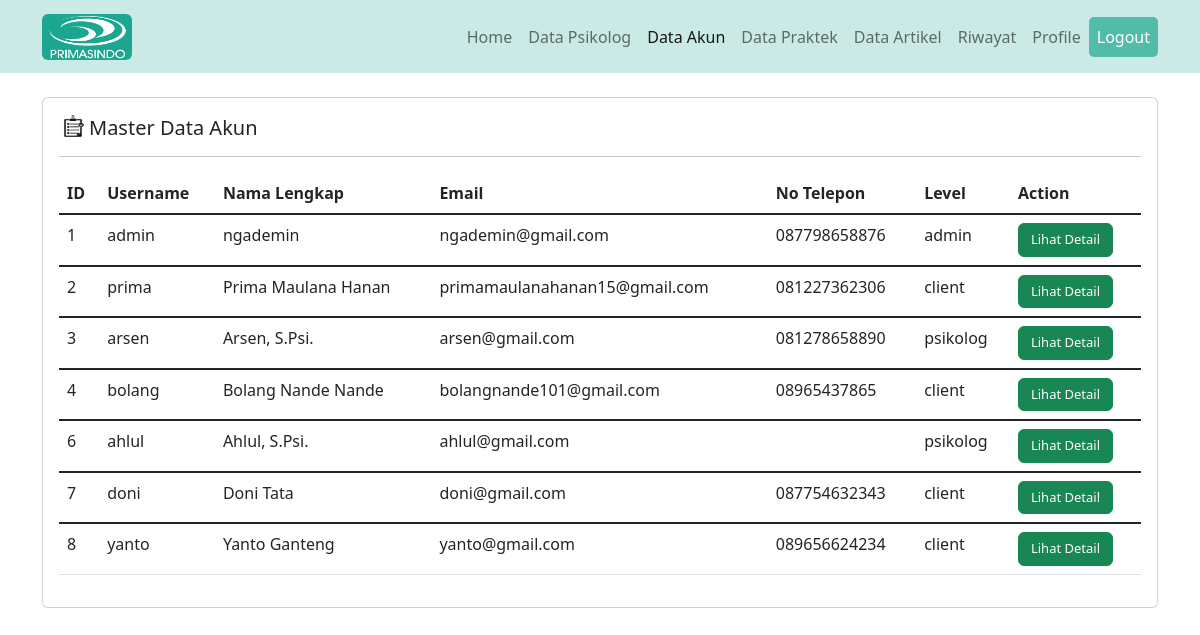
The page /akun/data_akun.php (signed in) on the database its author committed.
### tables this page shows
CREATE TABLE `user` (
  `id_user` int(11) NOT NULL,
  `username` varchar(50) NOT NULL,
  `password` varchar(20) NOT NULL,
  `nama_lengkap` varchar(50) NOT NULL,
  `email` varchar(50) NOT NULL,
  `no_telp` varchar(20) NOT NULL,
  `tanggal_lahir` date NOT NULL,
  `umur` varchar(5) NOT NULL,
  `pekerjaan` varchar(30) NOT NULL,
  `jenis_kelamin` varchar(20) NOT NULL,
  `alamat` varchar(255) NOT NULL,
  `level` varchar(10) NOT NULL
);

### akun/data_akun.php (the view, shortened to what this page needs)
<!DOCTYPE html>
<html lang="en">
<head>
    <link href="https://cdn.jsdelivr.net/npm/bootstrap@5.2.3/dist/css/bootstrap.min.css" rel="stylesheet">
    <link rel="stylesheet" href="https://cdn.jsdelivr.net/npm/bootstrap-icons@1.10.1/font/bootstrap-icons.css">
</head>
<body>
    <nav class="navbar navbar-expand-lg sticky-top" style="background-color: #CBEAE5;">
        <div class="container">
            <a href="" class="navbar-brand">
                <img src="../gambar/logo_page-0001.jpg" alt="" width="90" class="d-inline-block align-text-top rounded">
            </a>
            <div class="collapse navbar-collapse" id="navbarText">
                <ul class="navbar-nav">
                    <li class="nav-item">
                        <a class="nav-link" aria-current="page" href="../index.php">Home</a>
                    </li>
                    <?php
                    if ($_SESSION['level'] == "client") {
                    ?>
                        <li class="nav-item">
                            <a class="nav-link " href="../layanan/layanan.php">Layanan</a>
                        </li>
                        <li class="nav-item">
                            <a class="nav-link" href="../tentang/tentang.php">Tentang</a>
                        </li>
                        <li class="nav-item">
                            <a class="nav-link" href="../artikel/artikel.php">Artikel</a>
                        </li>
                        <li class="nav-item">
                            <a class="nav-link" href="../psikolog/daftar_psikolog.php">Psikolog</a>
                        </li>
                    <?php
                    } elseif ($_SESSION['level'] == "admin") {
                    ?>
                        <li class="nav-item">
                            <a class="nav-link" href="../dokter/dokter.php">Data Psikolog</a>
                        </li>
                        <li class="nav-item">
                            <a class="nav-link active" href="../akun/data_akun.php">Data Akun</a>
                        </li>
                        <li class="nav-item">
                            <a class="nav-link" href="../praktek/jadwal_praktek.php">Data Praktek</a>
                        </li>
                        <li class="nav-item">
                            <a class="nav-link" href="../artikel/data_artikel.php">Data Artikel</a>
                        </li>
                    <?php
                    } elseif ($_SESSION['level'] == "psikolog") {
                    ?>
                        <li class="nav-item">
                            <a class="nav-link" href="../artikel/data_artikel.php">Data Artikel</a>
                        </li>
                    <?php
                    }
                    ?>
                    <li class="nav-item">
                        <a class="nav-link" aria-current="page" href="../konsultasi/riwayat_konsultasi.php">Riwayat</a>
                    </li>
                    <li class="nav-item">
                        <a class="nav-link" href="../akun/tampil_akun.php">Profile</a>
                    </li>
                    <li class="nav-item">
                        <a class="nav-link" id="btn-logout" data-bs-toggle="modal" data-bs-target="#exampleModal">Logout</a>
                    </li>
                </ul>
            </div>
        </div>
    </nav>
    <div class="container text-dark">
        <div class="row">
            <div class="col-md-12">
                <div class="row mt-4">
                    <div class="col-sm-12">
                        <div class="card">
                            <div class="card-body">
                                <h5 class="card-title"><img src="../gambar/riwayat-icon.png" alt="Logo-Profil" width="30" height="24" class="d-inline-block align-text-top">Master Data Akun</h5>
                                <hr>
                                <table class="table table-hover">
                                    <thead>
                                        <tr>
                                            <th scope="col">ID</th>
                                            <th scope="col">Username</th>
                                            <th scope="col">Nama Lengkap</th>
                                            <th scope="col">Email</th>
                                            <th scope="col">No Telepon</th>
                                            <th scope="col">Level</th>
                                            <th scope="col">Action</th>
                                        </tr>
                                    </thead>
                                    <?php
                                    include '../koneksi.php';
                                    $sql = "SELECT * FROM user";
                                    $query = mysqli_query($connect, $sql);
                                    while ($data = mysqli_fetch_array($query)) {
                                    ?>
                                        <tbody class="table-group-divider">
                                            <tr>
                                                <td><?= $data['id_user'] ?></td>
                                                <td><?= $data['username'] ?></td>
                                                <td><?= $data['nama_lengkap'] ?></td>
                                                <td><?= $data['email'] ?></td>
                                                <td><?= $data['no_telp'] ?></td>
                                                <td><?= $data['level'] ?></td>
                                                <td><a href="detail_data_akun.php?id_user=<?= $data['id_user'] ?>" class="btn btn-success" style="font-size: small;">Lihat Detail</a></td>
                                            </tr>
                                        </tbody>
                                    <?php $i++;
                                    } ?>
                                </table>
                            </div>
                        </div>
                    </div>
                </div>
            </div>
        </div>
    </div>
</body>
</html>

### akun/data_akun.php (style rules this page uses)
body { padding-bottom: 3rem; color: #5a5a5a; }
#btn-logout { background: #52BCAB; border-radius: 5px; color: white; }
.nav-item { color: #000000; }

### rows shown on the page
user: id_user "1", username "admin", nama_lengkap "ngademin", email "ngademin@gmail.com", no_telp "087798658876", level "admin"
user: id_user "2", username "prima", nama_lengkap "Prima Maulana Hanan", email "primamaulanahanan15@gmail.com", no_telp "081227362306", level "client"
user: id_user "3", username "arsen", nama_lengkap "Arsen, S.Psi.", email "arsen@gmail.com", no_telp "081278658890", level "psikolog"
user: id_user "4", username "bolang", nama_lengkap "Bolang Nande Nande", email "bolangnande101@gmail.com", no_telp "08965437865", level "client"
user: id_user "6", username "ahlul", nama_lengkap "Ahlul, S.Psi.", email "ahlul@gmail.com", level "psikolog"
user: id_user "7", username "doni", nama_lengkap "Doni Tata", email "doni@gmail.com", no_telp "087754632343", level "client"
user: id_user "8", username "yanto", nama_lengkap "Yanto Ganteng", email "yanto@gmail.com", no_telp "089656624234", level "client"
